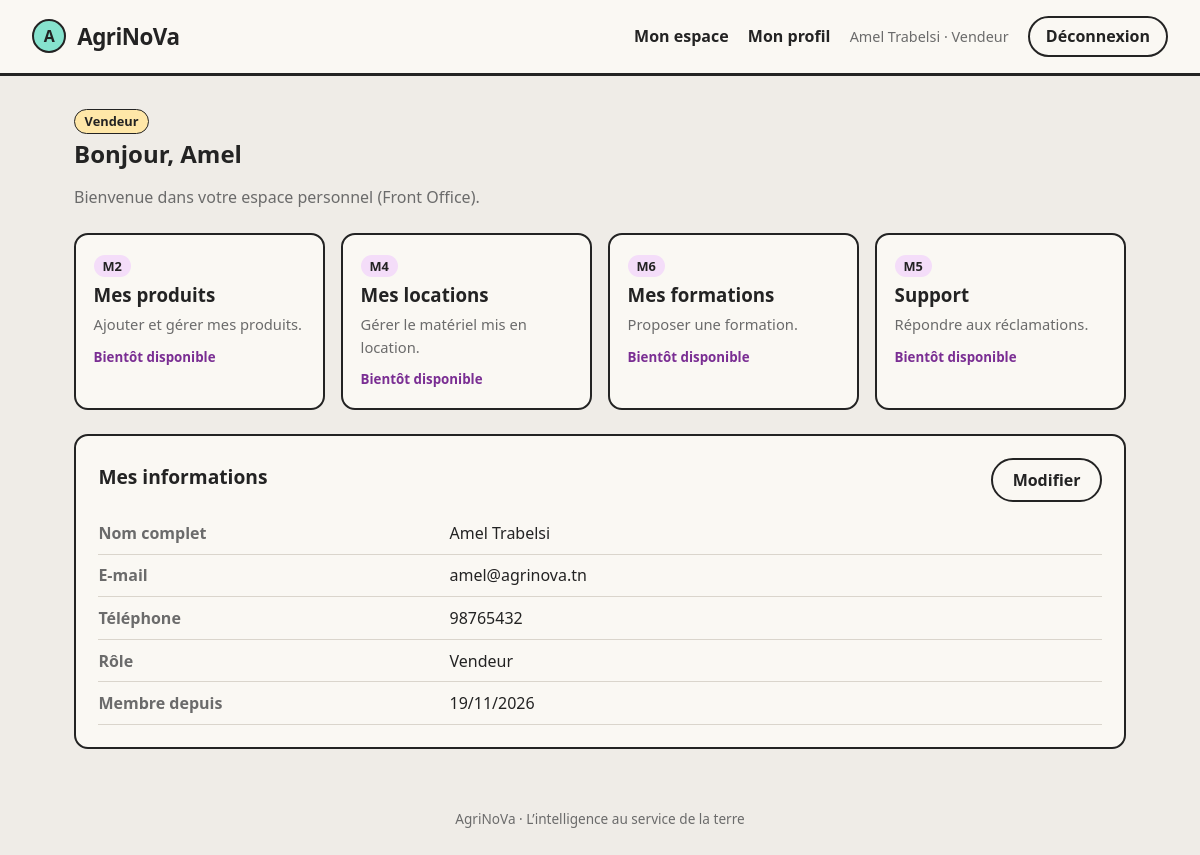
The app's page /index.php?action=dashboard (signed in) with its own data.
### tables this page shows
CREATE TABLE utilisateur (
    id_utilisateur INT AUTO_INCREMENT PRIMARY KEY,
    nom            VARCHAR(50)  NOT NULL,
    prenom         VARCHAR(50)  NOT NULL,
    email          VARCHAR(150) NOT NULL UNIQUE,
    mot_de_passe   VARCHAR(255) NOT NULL,              
    telephone      VARCHAR(20)  NOT NULL,
    id_role        INT          NOT NULL,
    statut         ENUM('actif', 'bloque') NOT NULL DEFAULT 'actif',
    date_creation  TIMESTAMP    NOT NULL DEFAULT CURRENT_TIMESTAMP,
    CONSTRAINT fk_utilisateur_role FOREIGN KEY (id_role) REFERENCES role(id_role)
);

CREATE TABLE role (
    id_role      INT AUTO_INCREMENT PRIMARY KEY,
    libelle      VARCHAR(30)  NOT NULL UNIQUE,
    description  VARCHAR(255) NOT NULL DEFAULT ''
);

### config/database.php (called while the page is built, shortened)
<?php
class Database
{
    private static ?PDO $pdo = null;
    public static function getConnexion(): PDO
    {
        if (self::$pdo === null) {
            try {
                self::$pdo = new PDO(
                    'mysql:host=' . DB_HOST . ';dbname=' . DB_NAME . ';charset=utf8mb4',
                    DB_USER,
                    DB_PASS,
                    [
                        PDO::ATTR_ERRMODE            => PDO::ERRMODE_EXCEPTION,
                        PDO::ATTR_DEFAULT_FETCH_MODE => PDO::FETCH_ASSOC,
                        PDO::ATTR_EMULATE_PREPARES   => false,
                    ]
                );
            } catch (PDOException $e) {
                error_log('Erreur de connexion BD : ' . $e->getMessage());
                http_response_code(500);
                die('Erreur : impossible de se connecter à la base de données. Vérifiez config/database.php.');
            }
        }
        return self::$pdo;
    }
}

### controllers/AuthController.php (called while the page is built, shortened)
<?php
require_once __DIR__ . '/../config/database.php';
require_once __DIR__ . '/../models/UserModel.php';
class AuthController
{
    private PDO $db;
    public function __construct()
    {
        $this->db = Database::getConnexion();
    }
    public static function currentUserId(): int
    {
        return (int) ($_SESSION['user_id'] ?? 0);
    }
    public function findById(int $id): ?UserModel
    {
        $stmt = $this->db->prepare(self::SELECT_USER . ' WHERE u.id_utilisateur = :id LIMIT 1');
        $stmt->execute(['id' => $id]);
        $row = $stmt->fetch();
        return $row ? UserModel::fromArray($row) : null;
    }
}

### models/UserModel.php (called while the page is built, shortened)
<?php
class UserModel
{
    private string $nom = '';
    private string $prenom = '';
    private string $email = '';
    private string $telephone = '';
    private string $role = '';
    private string $dateCreation = '';
    public function getPrenom(): string { return $this->prenom; }
    public function getNomComplet(): string { return $this->prenom . ' ' . $this->nom; }
    public function getEmail(): string { return $this->email; }
    public function getTelephone(): string { return $this->telephone; }
    public function getRole(): string { return $this->role; }
    public function getDateCreation(): string { return $this->dateCreation; }
    public function setNom(string $nom): void { $this->nom = $nom; }
    public function setPrenom(string $prenom): void { $this->prenom = $prenom; }
    public function setEmail(string $email): void { $this->email = $email; }
    public function setTelephone(string $telephone): void { $this->telephone = $telephone; }
    public function setRole(string $role): void { $this->role = $role; }
    public function setDateCreation(string $dateCreation): void { $this->dateCreation = $dateCreation; }
    public static function fromArray(array $row): self
    {
        $user = new self();
        $user->setId((int) ($row['id_utilisateur'] ?? 0));
        $user->setNom((string) ($row['nom'] ?? ''));
        $user->setPrenom((string) ($row['prenom'] ?? ''));
        $user->setEmail((string) ($row['email'] ?? ''));
        $user->setMotDePasse((string) ($row['mot_de_passe'] ?? ''));
        $user->setTelephone((string) ($row['telephone'] ?? ''));
        $user->setIdRole((int) ($row['id_role'] ?? 0));
        $user->setRole((string) ($row['role'] ?? ''));
        $user->setStatut((string) ($row['statut'] ?? 'actif'));
        $user->setDateCreation((string) ($row['date_creation'] ?? ''));
        return $user;
    }
}

### config/helpers.php (called while the page is built, shortened)
<?php
function e(mixed $value): string
{
    return htmlspecialchars((string) $value, ENT_QUOTES, 'UTF-8');
}
function roleLabel(string $role): string
{
    return [
        'admin'       => 'Administrateur',
        'agriculteur' => 'Agriculteur',
        'vendeur'     => 'Vendeur',
        'parrain'     => 'Parrain',
    ][$role] ?? ucfirst($role);
}

### views/user_space.php (the view, shortened to what this page needs)
<?php
$shortcuts = [
    'agriculteur' => [
        ['M2', 'Catalogue', 'Acheter capteurs, drones et kits IA.'],
        ['M3', 'Diagnostic IA', 'Envoyer la photo d’une feuille malade.'],
        ['M4', 'Location', 'Réserver un équipement pour quelques jours.'],
        ['M6', 'Formations', 'S’inscrire à une formation.'],
        ['M7', 'Mes oliviers', 'Proposer mes arbres au parrainage.'],
        ['M5', 'Support', 'Déposer une réclamation.'],
    ],
    'vendeur' => [
        ['M2', 'Mes produits', 'Ajouter et gérer mes produits.'],
        ['M4', 'Mes locations', 'Gérer le matériel mis en location.'],
        ['M6', 'Mes formations', 'Proposer une formation.'],
        ['M5', 'Support', 'Répondre aux réclamations.'],
    ],
    'parrain' => [
        ['M7', 'Adopter un olivier', 'Choisir un arbre sur la carte.'],
        ['M7', 'Mes parrainages', 'Suivre le journal de mon arbre.'],
        ['M5', 'Support', 'Déposer une réclamation.'],
    ],
][$user->getRole()] ?? [];
?>
<section class="hero">
    <p class="badge badge-<?= e($user->getRole()) ?>"><?= e(roleLabel($user->getRole())) ?></p>
    <h1>Bonjour, <?= e($user->getPrenom()) ?></h1>
    <p class="muted">Bienvenue dans votre espace personnel (Front Office).</p>
</section>
<section class="cards">
    <?php foreach ($shortcuts as [$code, $label, $desc]): ?>
        <article class="card card-soon">
            <span class="card-code"><?= e($code) ?></span>
            <h3><?= e($label) ?></h3>
            <p><?= e($desc) ?></p>
            <small>Bientôt disponible</small>
        </article>
    <?php endforeach; ?>
</section>
<section class="panel">
    <div class="panel-head">
        <h2>Mes informations</h2>
        <a class="btn btn-ghost" href="index.php?action=profile">Modifier</a>
    </div>
    <table class="info">
        <tr><th>Nom complet</th><td><?= e($user->getNomComplet()) ?></td></tr>
        <tr><th>E-mail</th><td><?= e($user->getEmail()) ?></td></tr>
        <tr><th>Téléphone</th><td><?= e($user->getTelephone()) ?></td></tr>
        <tr><th>Rôle</th><td><?= e(roleLabel($user->getRole())) ?></td></tr>
        <tr><th>Membre depuis</th><td><?= e(date('d/m/Y', strtotime($user->getDateCreation()) ?: time())) ?></td></tr>
    </table>
</section>
<?php
require __DIR__ . '/layout.php';

### assets/css/style.css (style rules this page uses)
:root { --ink: #232323; --paper: #FAF8F3; --bg: #EFECE7; --mint: #86E3CE; --mint-soft: #CFF3E8; --green: #3E7A55; --lilac: #F4DDF9; --purple: #7A2E93; --red: #C0392B; --red-soft: #FBE3E0; --muted: #6B6B6B; --line: #DAD5CC; --radius: 14px; }
* { box-sizing: border-box; }
body { margin: 0; font-family: "Segoe UI", Roboto, Helvetica, Arial, sans-serif; color: var(--ink); background: var(--bg); line-height: 1.5; }
a { color: var(--green); }
h1, h2, h3 { margin: 0 0 .4em; line-height: 1.2; }
h2 { font-size: 1.2rem; }
.muted { color: var(--muted); }
.btn { display: inline-block; border: 2px solid var(--ink); border-radius: 999px; padding: .5em 1.2em; font: inherit; font-weight: 600; cursor: pointer; text-decoration: none; color: var(--ink); background: transparent; transition: transform .1s, background .15s; }
.btn-ghost { background: transparent; }
.hero { margin-bottom: 1.5em; }
.cards { display: grid; grid-template-columns: repeat(auto-fill, minmax(220px, 1fr)); gap: 1em; margin-bottom: 1.5em; }
.card { background: var(--paper); border: 2px solid var(--ink); border-radius: var(--radius); padding: 1.1em; }
.card p { margin: .2em 0 .6em; color: var(--muted); font-size: .92rem; }
.card-code { display: inline-block; font-weight: 800; font-size: .8rem; background: var(--lilac); border-radius: 999px; padding: .1em .7em; margin-bottom: .5em; }
.card-soon small { color: var(--purple); font-weight: 600; }
.panel { overflow-x: auto; background: var(--paper); border: 2px solid var(--ink); border-radius: var(--radius); padding: 1.4em; margin-bottom: 1.2em; }
.panel-head { display: flex; justify-content: space-between; align-items: center; margin-bottom: .6em; }
.info { width: 100%; border-collapse: collapse; }
.info th, .info td { text-align: left; padding: .55em 0; border-bottom: 1px solid var(--line); }
.info th { width: 35%; color: var(--muted); font-weight: 600; }
.badge { display: inline-block; padding: .15em .75em; border-radius: 999px; font-size: .8rem; font-weight: 700; border: 1.5px solid var(--ink); margin: 0 0 .5em; }
.badge-vendeur { background: #FFE7A8; }

### records on screen
utilisateur: id_role.libelle "Vendeur", prenom "Amel", $user->getNomComplet() "Amel Trabelsi", email "amel@agrinova.tn", telephone "98765432"

### other values on screen
$_SESSION['user_name'] "Amel Trabelsi"
roleLabel(AuthController::currentRole() ?? '') "Vendeur"
$code "M2"
$label "Mes produits"
$desc "Ajouter et gérer mes produits."
$code "M4"
$label "Mes locations"
$desc "Gérer le matériel mis en location."
$code "M6"
$label "Mes formations"
$desc "Proposer une formation."
$code "M5"
$label "Support"
$desc "Répondre aux réclamations."
